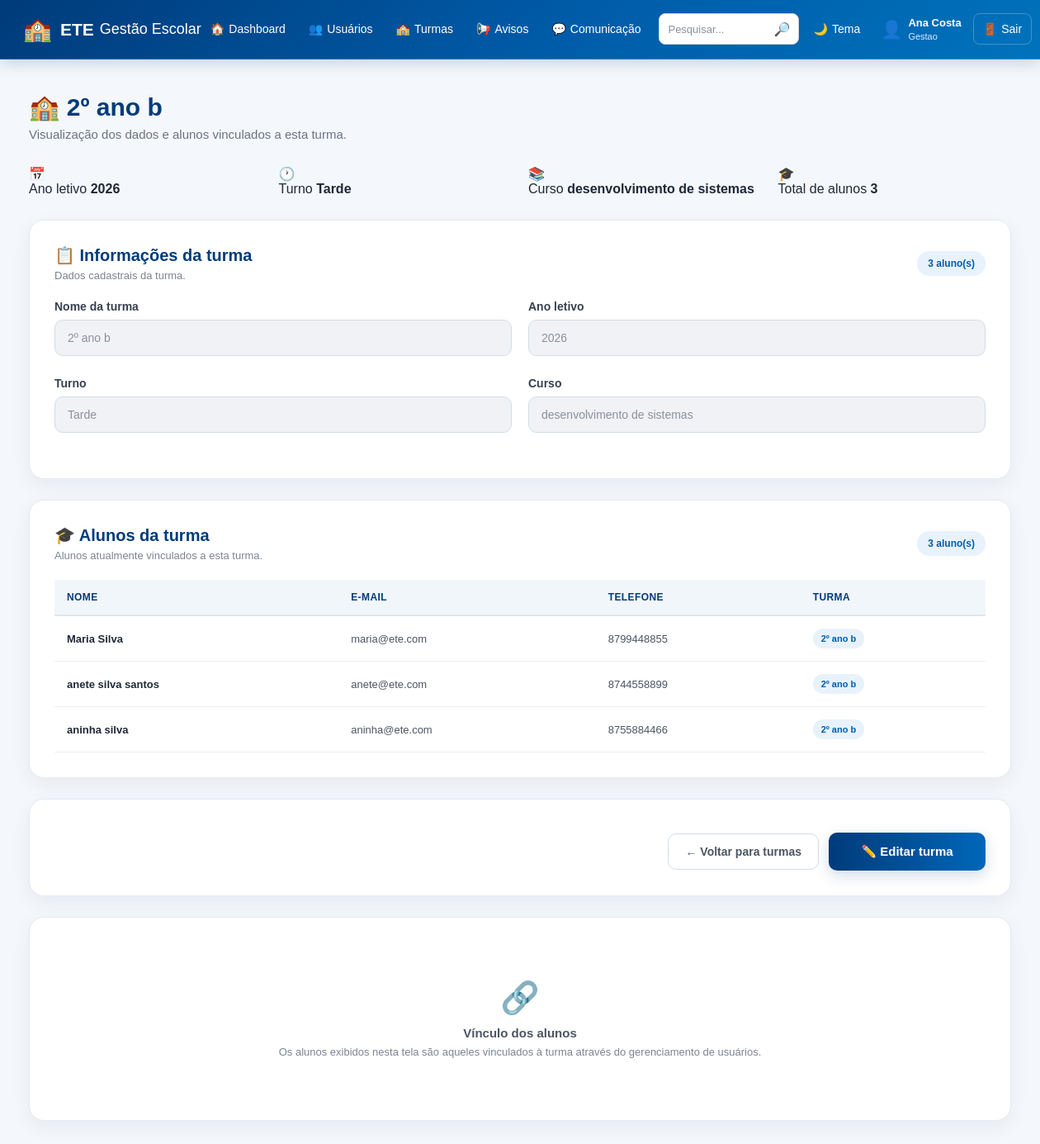
Page /turmas/ver/2 (signed in) on the earlier database version.
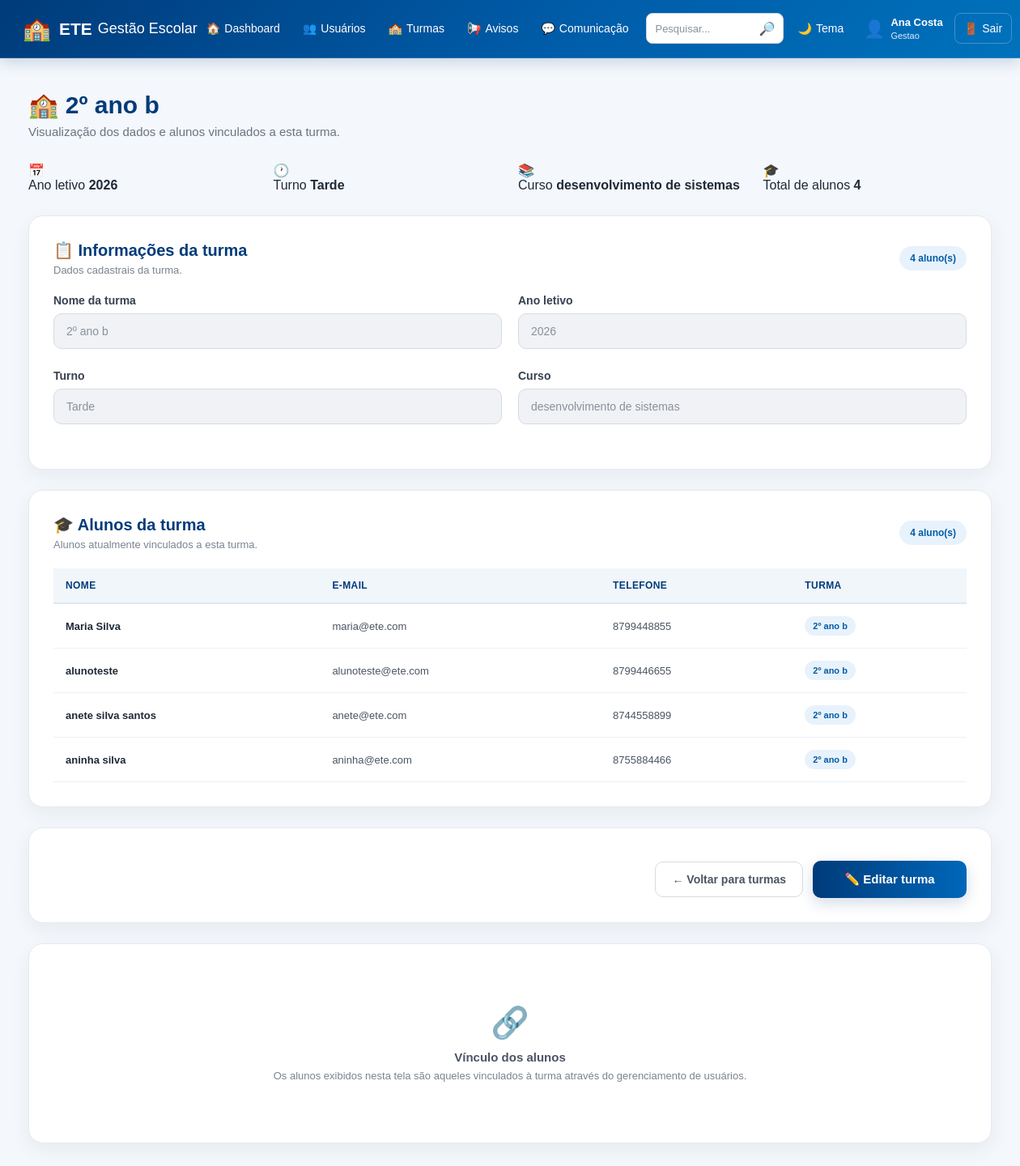
Same page on the later database version.
### tables this page shows
CREATE TABLE usuarios (

            id INTEGER PRIMARY KEY AUTOINCREMENT,

            nome TEXT NOT NULL,

            email TEXT NOT NULL,

            tipo TEXT NOT NULL,

            telefone TEXT,

            turma TEXT

        , senha TEXT, primeiro_acesso INTEGER DEFAULT 0);

### app.py (the view, shortened to what this page needs)
@app.route("/turmas/ver/<int:id>")
def ver_turma(id):
    if "usuario_id" not in session:
        return redirect(
            url_for("inicio")
        )
    conexao = conectar()
    turma = conexao.execute(
        """
        SELECT *
        FROM turmas
        WHERE id = ?
        """,
        (id,)
    ).fetchone()
    alunos = conexao.execute(
        """
        SELECT *
        FROM usuarios
        WHERE tipo = 'aluno'
        AND turma = ?
        ORDER BY nome
        """,
        (turma["nome"],)
    ).fetchall()
    conexao.close()
    return render_template(
        "ver_turma.html",
        turma=turma,
        alunos=alunos,
        usuario_nome=session["usuario_nome"],
        usuario_tipo=session["usuario_tipo"]
    )

### banco.py (called while the page is built)
def conectar():
    conexao = sqlite3.connect("gestao_escolar.db")
    conexao.row_factory = sqlite3.Row
    return conexao

### templates/ver_turma.html (shortened to what the changed rows need)
<!DOCTYPE html>
<html lang="pt-BR">
<head>
    <link
        rel="stylesheet"
        href="{{ url_for('static', filename='style.css') }}"
    >
</head>
<body>
{% include "menu.html" %}
<main class="dashboard">
    <div class="dashboard-title">
        <h2>
            🏫 {{ turma['nome'] }}
        </h2>
    </div>
    <section class="dashboard-cards">
        <div class="dashboard-card">
            <div>
                <span>
                    Total de alunos
                </span>
                <strong>
                    {{ alunos|length }}
                </strong>
            </div>
        </div>
    </section>
    <section class="content-card">
        <div class="section-header">
            <div>
                <h3>
                </h3>
                <p>
                </p>
            </div>
            <span class="total-badge">
                {{ alunos|length }} aluno(s)
            </span>
        </div>
    </section>
    <section class="content-card users-list">
        <div class="section-header">
            <div>
                <h3>
                </h3>
                <p>
                </p>
            </div>
            <span class="total-badge">
                {{ alunos|length }} aluno(s)
            </span>
        </div>
        {% if alunos %}
            <div class="table-container">
                <table>
                    <thead>
                        <tr>
                            <th>
                                Nome
                            </th>
                            <th>
                                E-mail
                            </th>
                            <th>
                                Telefone
                            </th>
                            <th>
                                Turma
                            </th>
                        </tr>
                    </thead>
                    <tbody>
                        {% for aluno in alunos %}
                            <tr>
                                <td>
                                    <strong>
                                        {{ aluno['nome'] }}
                                    </strong>
                                </td>
                                <td>
                                    {{ aluno['email'] }}
                                </td>
                                <td>
                                    {{ aluno['telefone'] or '-' }}
                                </td>
                                <td>
                                    <span class="badge">
                                        {{ aluno['turma'] }}
                                    </span>
                                </td>
                            </tr>
                        {% endfor %}
                    </tbody>
                </table>
            </div>
        {% endif %}
    </section>
</main>
</body>
</html>

Differences in the rows shown:
added usuarios: nome "alunoteste", email "alunoteste@ete.com", telefone "8799446655", turma "2º ano b"
Other differences:
{{ alunos|length }}: "3" → "4"
